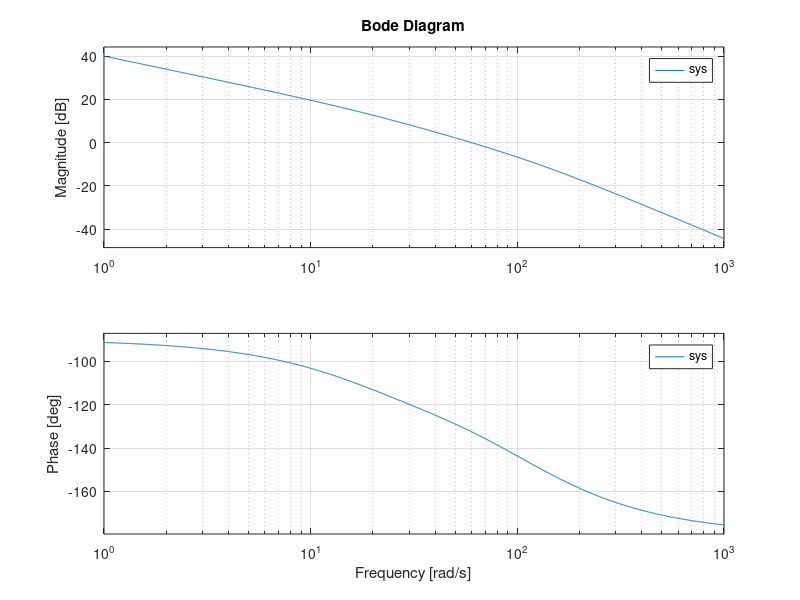

Write the MATLAB code that produced this figure.
clear all,
clc,
clf
s = tf('s');
k=1;
G=2500/(s*(s+25))
C=(1+0.026*s)/(1+0.0106*s);

%sys=k*G;

sys=k*G*C;
bode(sys)
